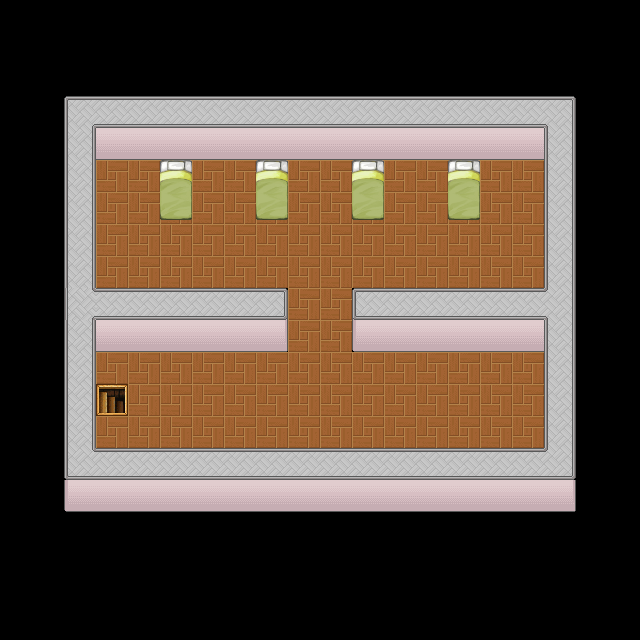

Rendered tile map (Tiled .tmx) drawn with the repository's tilesets; below, a short description and the map source with its tile grids summarised:
An orthogonal 20x20 tile map with 32x32 px tiles, 3 tile layers (Terreno, Objetos, Colisao), 2 tilesets.

<map version="1.10" tiledversion="1.12.1" orientation="orthogonal" renderorder="right-down" width="20" height="20" tilewidth="32" tileheight="32" infinite="0" nextlayerid="6" nextobjectid="1">
 <tileset firstgid="1" name="tileset1" tilewidth="32" tileheight="32" tilecount="570" columns="15">
  <image source="tileset1.png" width="480" height="1216" />
  <tile id="1">
   <properties>
    <property name="obstacle" value="1" />
   </properties>
  </tile>
  <tile id="525">
   <properties>
    <property name="destination" value="hospital1.tmx" />
    <property name="locked" value="0" />
    <property name="target_direction" value="right" />
    <property name="target_x" value="4" />
    <property name="target_y" value="12" />
   </properties>
  </tile>
 </tileset>
 <tileset firstgid="1001" name="tileset2" tilewidth="32" tileheight="32" tilecount="256" columns="16">
  <image source="tileset2.png" width="512" height="512" />
 </tileset>
 <layer id="1" name="Terreno" width="20" height="20">
  <data>[400 cells, 208 non-empty, 14 distinct tile ids]</data>
 </layer>
 <layer id="3" name="Objetos" width="20" height="20">
  <data>[400 cells, 8 non-empty, 2 distinct tile ids]</data>
 </layer>
 <layer id="5" name="Colisao" width="20" height="20" opacity="0">
  <data>[400 cells, 400 non-empty, 3 distinct tile ids]</data>
 </layer>
</map>
